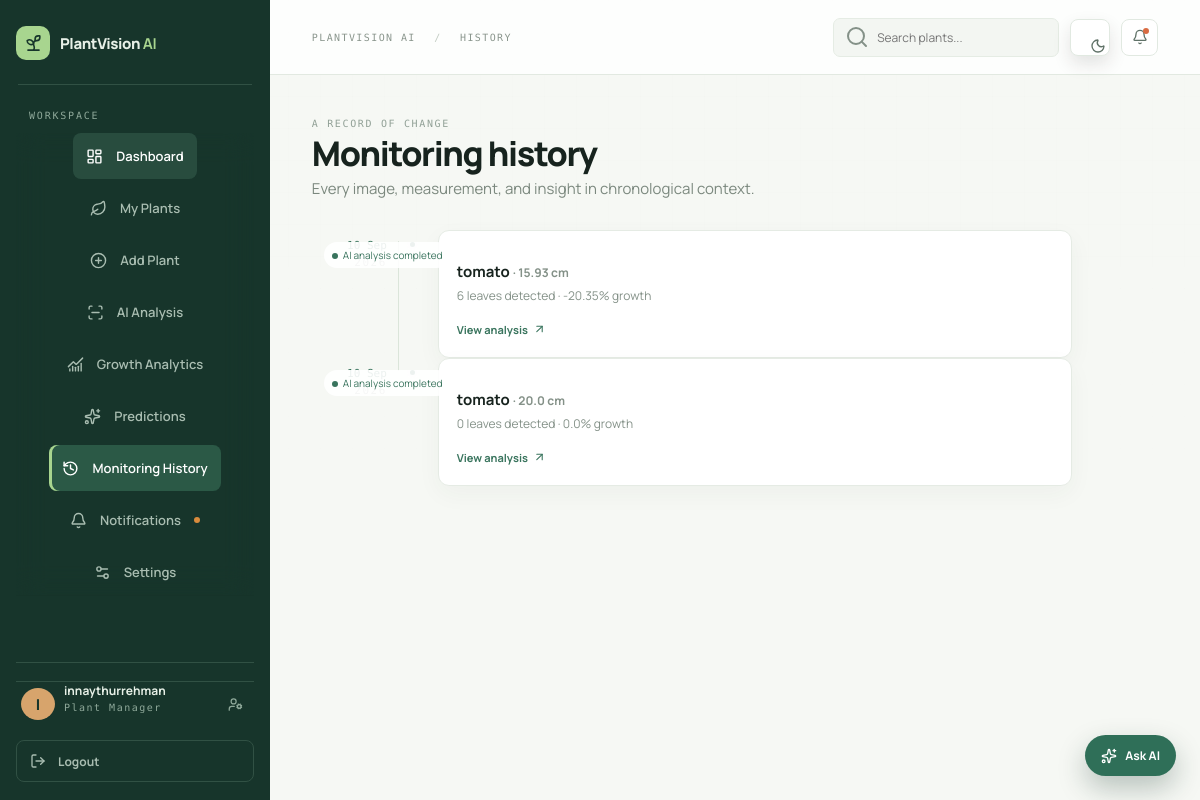
Page /history/ (signed in) on the committed database.
### core/models.py (models this page shows, shortened)
class Observation(models.Model):
    STATUS_CHOICES = [('healthy', 'Healthy'), ('good', 'Good'), ('normal', 'Normal'), ('slow', 'Slow')]
    plant = models.ForeignKey(Plant, on_delete=models.CASCADE, related_name='observations')
    image = models.ImageField(upload_to='plant_images/%Y/%m/')
    captured_on = models.DateField()
    estimated_height_cm = models.FloatField(default=0)
    leaf_count = models.PositiveIntegerField(default=0)
    leaf_area_percent = models.FloatField(default=0)
    growth_percent = models.FloatField(default=0)
    growth_status = models.CharField(max_length=20, choices=STATUS_CHOICES, default='normal')
    analysis_note = models.TextField(blank=True)
    created_at = models.DateTimeField(auto_now_add=True)
    class Meta:
        ordering = ['captured_on', 'created_at']

class Plant(models.Model):
    user = models.ForeignKey(User, on_delete=models.CASCADE, related_name='plants')
    name = models.CharField(max_length=100)
    plant_type = models.CharField(max_length=100)
    planting_date = models.DateField()
    location = models.CharField(max_length=120, blank=True)
    notes = models.TextField(blank=True)
    created_at = models.DateTimeField(auto_now_add=True)
    class Meta:
        ordering = ['-created_at']

### core/views.py (the view)
# urls.py: path('history/', views.history, name='history'),
@login_required
def history(request):
    observations = Observation.objects.filter(plant__user=request.user).select_related('plant')
    return render(request, 'history.html', {'observations': observations})

### templates/history.html
{% extends 'base.html' %}{% block title %}History | PlantVision AI{% endblock %}{% block page_label %}HISTORY{% endblock %}{% block content %}<div class="workspace-head"><div><span class="kicker">A RECORD OF CHANGE</span><h1>Monitoring history</h1><p>Every image, measurement, and insight in chronological context.</p></div></div><section class="timeline">{% for row in observations reversed %}<article class="timeline-item"><time>{{ row.captured_on|date:'d M' }}<small>{{ row.captured_on|date:'Y' }}</small></time><div class="timeline-dot"></div><div class="panel timeline-card"><span class="status-pill success"><i></i>AI analysis completed</span><h3>{{ row.plant.name }} <span>· {{ row.estimated_height_cm }} cm</span></h3><p>{{ row.leaf_count }} leaves detected · {{ row.growth_percent }}% growth</p><a class="text-link" href="{% url 'plant_detail' row.plant.id %}">View analysis <i data-lucide="arrow-up-right"></i></a></div></article>{% empty %}<div class="empty-premium"><i data-lucide="history"></i><h3>Your monitoring timeline is empty</h3></div>{% endfor %}</section>{% endblock %}

### templates/base.html (shortened to what this page needs)
{% load static %}
<!doctype html>
<html lang="en">
<head>
	<link rel="stylesheet" href="{% static 'css/app.css' %}?v=12">
</head>
<body class="{% if user.is_authenticated and request.resolver_match.url_name != 'landing' %}app-body{% endif %}">
{% if user.is_authenticated and request.resolver_match.url_name != 'landing' %}
	<aside class="sidebar" aria-label="Primary navigation">
		<div class="sidebar-header">
			<a class="logo" href="{% url 'dashboard' %}">
				<span class="logo-mark"><i data-lucide="sprout"></i></span>
				<span>PlantVision <b>AI</b></span>
			</a>
		</div>
		<div class="sidebar-divider"></div>
		<div class="workspace-menu">
			<p class="nav-label">WORKSPACE</p>
			<nav class="side-nav">
				<a class="{% if request.resolver_match.url_name == 'dashboard' %}active{% endif %}" href="{% url 'dashboard' %}"><i data-lucide="layout-dashboard"></i><span class="nav-text">Dashboard</span></a>
				<a class="{% if request.resolver_match.url_name == 'plants' %}active{% endif %}" href="{% url 'plants' %}"><i data-lucide="leaf"></i><span class="nav-text">My Plants</span></a>
				<a class="{% if request.resolver_match.url_name == 'plant_create' %}active{% endif %}" href="{% url 'plant_create' %}"><i data-lucide="plus-circle"></i><span class="nav-text">Add Plant</span></a>
				<a href="{% url 'plants' %}#analysis"><i data-lucide="scan-line"></i><span class="nav-text">AI Analysis</span></a>
				<a class="{% if request.resolver_match.url_name == 'analytics' %}active{% endif %}" href="{% url 'analytics' %}"><i data-lucide="chart-no-axes-combined"></i><span class="nav-text">Growth Analytics</span></a>
				<a class="{% if request.resolver_match.url_name == 'predictions' %}active{% endif %}" href="{% url 'predictions' %}"><i data-lucide="sparkles"></i><span class="nav-text">Predictions</span></a>
				<a class="{% if request.resolver_match.url_name == 'history' %}active{% endif %}" href="{% url 'history' %}"><i data-lucide="history"></i><span class="nav-text">Monitoring History</span></a>
				<a class="{% if request.resolver_match.url_name == 'notifications' %}active{% endif %}" href="{% url 'notifications' %}"><i data-lucide="bell"></i><span class="nav-text">Notifications</span><span class="nav-dot"></span></a>
				<a class="{% if request.resolver_match.url_name == 'settings' %}active{% endif %}" href="{% url 'settings' %}"><i data-lucide="settings-2"></i><span class="nav-text">Settings</span></a>
			</nav>
		</div>
		<div class="profile-section">
			<div class="profile-mini">
				<span class="profile-avatar">{{ user.username|slice:':1'|upper }}</span>
				<div class="profile-copy"><strong>{{ user.username }}</strong><small>Plant Manager</small></div>
				<a class="profile-settings" href="{% url 'settings' %}" title="Profile settings" aria-label="Profile settings"><i data-lucide="user-cog"></i></a>
			</div>
			<form class="logout-form" method="post" action="{% url 'logout' %}">
				<button class="logout-button" type="submit"><i data-lucide="log-out"></i><span>Logout</span></button>
			</form>
		</div>
	</aside>
	<div class="app-main">
		<header class="topbar">
			<div class="breadcrumbs">PLANTVISION AI <span>/</span> {% block page_label %}OVERVIEW{% endblock %}</div>
			<div class="top-actions"><label class="search"><i data-lucide="search"></i><input type="search" placeholder="Search plants..."></label><button class="icon-button theme-toggle" type="button" title="Switch to dark mode" aria-label="Switch to dark mode"></button><a class="icon-button" href="{% url 'notifications' %}" title="Notifications"><i data-lucide="bell"></i><span></span></a></div>
		</header>
		<button class="ai-chat-launcher" type="button" aria-label="Open PlantVision AI assistant"><i data-lucide="sparkles"></i><span>Ask AI</span></button>
{% endif %}
{% if user.is_authenticated and request.resolver_match.url_name != 'landing' %}<main>{% else %}<main class="public-main">{% endif %}
{% block content %}{% endblock %}
</main>
{% if user.is_authenticated and request.resolver_match.url_name != 'landing' %}</div>{% endif %}
</body>
</html>

### rows in the picture
Observation: plant.name "tomato", estimated_height_cm "15.93", leaf_count "6", growth_percent "-20.35"
Observation: plant.name "tomato", estimated_height_cm "20.0", leaf_count "0", growth_percent "0.0"

### other values in the picture
{{ user.username|slice:':1'|upper }} "I"
{{ user.username }} "innaythurrehman"
